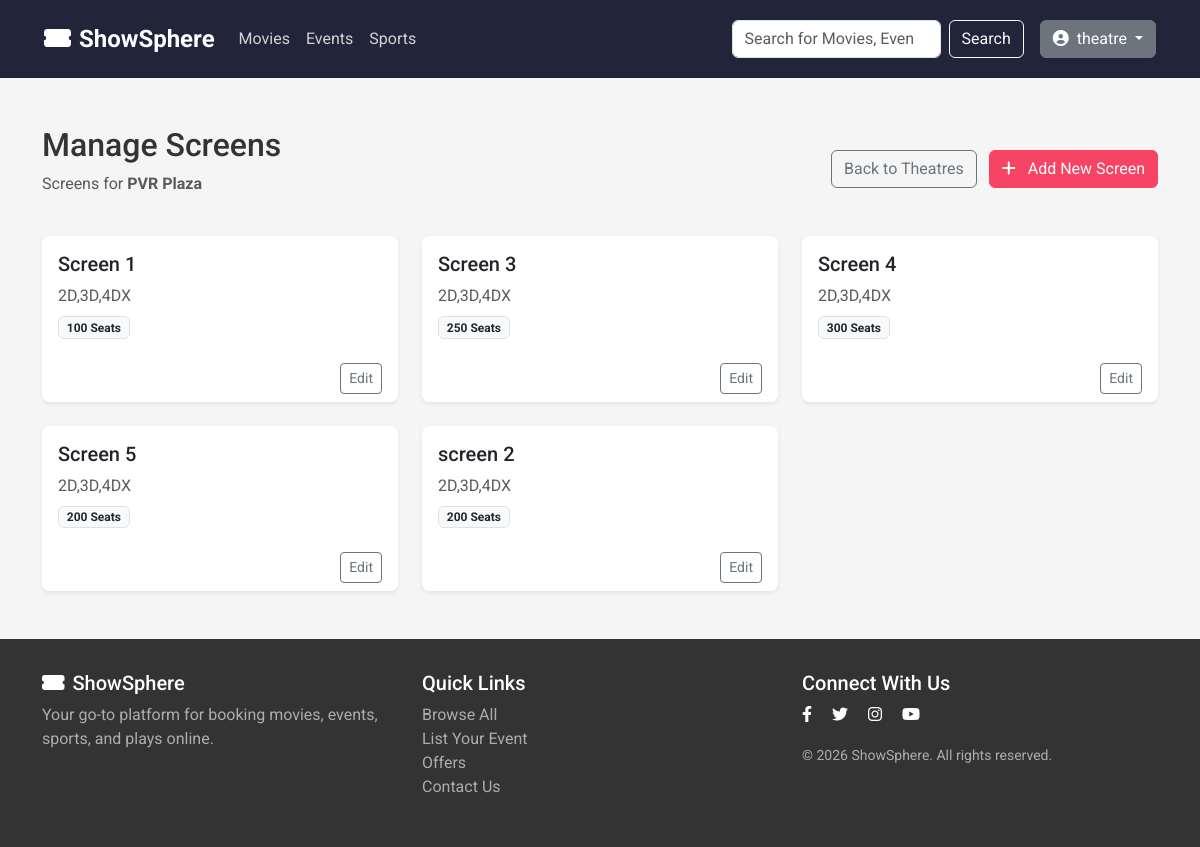
Screenshot of /theatre/theatre/1/screens/ (signed in) with the database file from the repository.
### booking/models.py (models this page shows, shortened)
class CustomUser(AbstractUser):
    ROLE_CHOICES = [
        ('customer', 'Customer'),
        ('organizer', 'Event Organizer'),
        ('theatre_owner', 'Theatre Owner'),
        ('admin', 'Admin'),
    ]
    role = models.CharField(max_length=20, choices=ROLE_CHOICES, default='customer')
    city = models.ForeignKey('City', on_delete=models.SET_NULL, null=True, blank=True)
    phone = models.CharField(max_length=15, blank=True)
    email_verified = models.BooleanField(default=False)
    verification_token = models.CharField(max_length=100, blank=True)

class Theatre(models.Model):
    owner = models.ForeignKey(TheatreOwnerProfile, on_delete=models.CASCADE, related_name='theatres')
    name = models.CharField(max_length=200, help_text='Theatre/Cinema name with location')
    city = models.ForeignKey(City, on_delete=models.CASCADE, related_name='theatres')
    address = models.TextField()
    total_screens = models.PositiveIntegerField()
    facilities = models.TextField(blank=True, help_text='Parking, Food Court, 3D, IMAX, etc.')
    is_active = models.BooleanField(default=True)
    created_at = models.DateTimeField(auto_now_add=True)
    class Meta:
        ordering = ['name']

class Screen(models.Model):
    theatre = models.ForeignKey(Theatre, on_delete=models.CASCADE, related_name='screens')
    name = models.CharField(max_length=50, help_text='Screen 1, Audi 2, etc.')
    total_seats = models.PositiveIntegerField()
    screen_type = models.CharField(max_length=50, blank=True, help_text='2D, 3D, IMAX, 4DX, etc.')
    is_active = models.BooleanField(default=True)
    class Meta:
        ordering = ['name']
        unique_together = ['theatre', 'name']

### booking/views.py (the view)
# urls.py: path('theatre/theatre/<int:theatre_id>/screens/', views.manage_screens, name='manage_screens'),
@approved_theatre_owner_required
def manage_screens(request, theatre_id):
    theatre = get_object_or_404(Theatre, id=theatre_id, owner=request.user.theatre_profile)
    screens = Screen.objects.filter(theatre=theatre)
    context = {
        'theatre': theatre,
        'screens': screens,
    }
    return render(request, 'theatre/manage_screens.html', context)

### templates/theatre/manage_screens.html (shortened to what this page needs)
{% extends 'base.html' %}
{% block content %}
<div class="container my-5">
    <div class="d-flex justify-content-between align-items-center mb-4">
        <div>
            <h2>Manage Screens</h2>
            <p class="text-muted">Screens for <strong>{{ theatre.name }}</strong></p>
        </div>
        <div>
            <a href="{% url 'booking:manage_theatres' %}" class="btn btn-outline-secondary me-2">Back to Theatres</a>
            <a href="{% url 'booking:create_screen' theatre.id %}" class="btn btn-primary"><i
                    class="fas fa-plus me-2"></i> Add New Screen</a>
        </div>
    </div>
    <div class="row row-cols-1 row-cols-md-3 g-4">
        {% for screen in screens %}
        <div class="col">
            <div class="card h-100 shadow-sm">
                <div class="card-body">
                    <h5 class="card-title">{{ screen.name }}</h5>
                    <p class="card-text text-muted mb-2">{{ screen.screen_type }}</p>
                    <div class="d-flex justify-content-between align-items-center">
                        <span class="badge bg-light text-dark border">{{ screen.total_seats }} Seats</span>
                    </div>
                </div>
                <div class="card-footer bg-white border-top-0 d-flex justify-content-end">
                    <a href="{% url 'booking:edit_screen' screen.id %}"
                        class="btn btn-sm btn-outline-secondary">Edit</a>
                </div>
            </div>
        </div>
        {% endfor %}
    </div>
</div>
{% endblock %}

### templates/base.html (shortened to what this page needs)
<!DOCTYPE html>
<html lang="en">
<head>
    <link href="https://cdn.jsdelivr.net/npm/bootstrap@5.3.0/dist/css/bootstrap.min.css" rel="stylesheet">
    <link rel="stylesheet" href="https://cdnjs.cloudflare.com/ajax/libs/font-awesome/6.0.0/css/all.min.css">
    {% load static %}
    <link rel="stylesheet" href="{% static 'css/style.css' %}">
</head>
<body>
    {% block navbar %}
    <nav class="navbar navbar-expand-lg navbar-dark sticky-top">
        <div class="container">
            <a class="navbar-brand" href="{% url 'booking:home' %}">
                <i class="fas fa-ticket-alt me-2"></i>ShowSphere
            </a>
            <div class="collapse navbar-collapse" id="navbarNav">
                <ul class="navbar-nav me-auto">
                    <li class="nav-item">
                        <a class="nav-link" href="{% url 'booking:browse' %}">Movies</a>
                    </li>
                    <li class="nav-item">
                        <a class="nav-link" href="{% url 'booking:browse' %}?category=events">Events</a>
                    </li>
                    <li class="nav-item">
                        <a class="nav-link" href="{% url 'booking:browse' %}?category=sports">Sports</a>
                    </li>
                </ul>
                <form class="d-flex me-3" action="{% url 'booking:search' %}" method="get">
                    <input class="form-control me-2" type="search" placeholder="Search for Movies, Events..."
                        aria-label="Search" name="q">
                    <button class="btn btn-outline-light" type="submit">Search</button>
                </form>
                <div class="d-flex align-items-center">
                    {% if user.is_authenticated %}
                    <div class="dropdown">
                        <button class="btn btn-secondary dropdown-toggle" type="button" id="userDropdown"
                            data-bs-toggle="dropdown" aria-expanded="false">
                            <i class="fas fa-user-circle me-1"></i> {{ user.username }}
                        </button>
                    </div>
                    {% else %}
                    <a href="{% url 'booking:login' %}" class="btn btn-primary me-2">Sign In</a>
                    <a href="{% url 'booking:customer_register' %}" class="btn btn-outline-light">Sign Up</a>
                    {% endif %}
                </div>
            </div>
        </div>
    </nav>
    {% endblock %}
    <main>
        {% block content %}{% endblock %}
    </main>
    <footer class="mt-5">
        <div class="container">
            <div class="row">
                <div class="col-md-4">
                    <h5><i class="fas fa-ticket-alt me-2"></i>ShowSphere</h5>
                    <p class="text-muted-light">Your go-to platform for booking movies, events, sports, and plays
                        online.</p>
                </div>
                <div class="col-md-4">
                    <h5>Quick Links</h5>
                    <ul class="list-unstyled">
                        <li><a href="{% url 'booking:browse' %}" class="text-decoration-none text-muted-light">Browse
                                All</a></li>
                        <li><a href="#" class="text-decoration-none text-muted-light">List Your Event</a></li>
                        <li><a href="#" class="text-decoration-none text-muted-light">Offers</a></li>
                        <li><a href="#" class="text-decoration-none text-muted-light">Contact Us</a></li>
                    </ul>
                </div>
                <div class="col-md-4">
                    <h5>Connect With Us</h5>
                    <div class="social-icons">
                        <a href="#" class="text-white me-3"><i class="fab fa-facebook-f"></i></a>
                        <a href="#" class="text-white me-3"><i class="fab fa-twitter"></i></a>
                        <a href="#" class="text-white me-3"><i class="fab fa-instagram"></i></a>
                        <a href="#" class="text-white"><i class="fab fa-youtube"></i></a>
                    </div>
                    <div class="mt-3">
                        <small class="text-muted-light">&copy; {% now "Y" %} ShowSphere. All rights reserved.</small>
                    </div>
                </div>
            </div>
        </div>
    </footer>
</body>
</html>

### static/css/style.css (style rules this page uses)
:root { --primary-color: #f84464; --secondary-color: #222539; --accent-color: #f5f5f5; --text-primary: #333333; --text-secondary: #666666; --text-white: #ffffff; --background-light: #f5f5f5; --background-white: #ffffff; --success-color: #4caf50; --warning-color: #ff9800; --danger-color: #f44336; --border-radius: 8px; --box-shadow: 0 4px 8px rgba(0, 0, 0, 0.1); --transition: all 0.3s ease; }
body { font-family: 'Roboto', 'Inter', sans-serif; background-color: var(--background-light); color: var(--text-primary); margin: 0; padding: 0; box-sizing: border-box; }
.navbar { background-color: var(--secondary-color); padding: 1rem 2rem; color: var(--text-white); }
.navbar-brand { font-size: 1.5rem; font-weight: bold; color: var(--text-white) !important; }
.navbar-nav .nav-link { color: rgba(255, 255, 255, 0.8) !important; transition: var(--transition); }
.btn-primary { background-color: var(--primary-color); border-color: var(--primary-color); }
.card { border: none; border-radius: var(--border-radius); box-shadow: var(--box-shadow); transition: var(--transition); overflow: hidden; }
footer { background-color: #333; color: white; padding: 2rem 0; margin-top: 2rem; }
.text-muted-light { color: rgba(255, 255, 255, 0.6); }

### rows the page displays
CustomUser: username "theatre"
Theatre: name "PVR Plaza"
Screen: name "Screen 1", screen_type "2D,3D,4DX", total_seats "100"
Screen: name "Screen 3", screen_type "2D,3D,4DX", total_seats "250"
Screen: name "Screen 4", screen_type "2D,3D,4DX", total_seats "300"
Screen: name "Screen 5", screen_type "2D,3D,4DX", total_seats "200"
Screen: name "screen 2", screen_type "2D,3D,4DX", total_seats "200"
